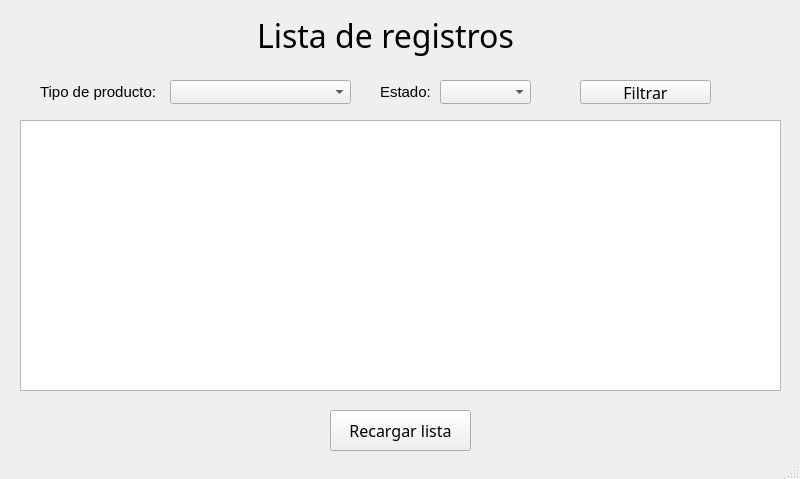
<?xml version="1.0" encoding="UTF-8"?>
<ui version="4.0">
 <class>GUI_List_All_Product_Registrations</class>
 <widget class="QMainWindow" name="GUI_List_All_Product_Registrations">
  <property name="geometry">
   <rect>
    <x>0</x>
    <y>0</y>
    <width>800</width>
    <height>479</height>
   </rect>
  </property>
  <property name="sizePolicy">
   <sizepolicy hsizetype="Fixed" vsizetype="Fixed">
    <horstretch>0</horstretch>
    <verstretch>0</verstretch>
   </sizepolicy>
  </property>
  <property name="windowTitle">
   <string>Lista de registros</string>
  </property>
  <widget class="QWidget" name="centralwidget">
   <widget class="QTableWidget" name="tableWidget">
    <property name="geometry">
     <rect>
      <x>20</x>
      <y>120</y>
      <width>761</width>
      <height>271</height>
     </rect>
    </property>
   </widget>
   <widget class="QLabel" name="label_title">
    <property name="geometry">
     <rect>
      <x>20</x>
      <y>10</y>
      <width>731</width>
      <height>51</height>
     </rect>
    </property>
    <property name="font">
     <font>
      <family>Lucida Handwriting</family>
      <pointsize>24</pointsize>
     </font>
    </property>
    <property name="contextMenuPolicy">
     <enum>Qt::NoContextMenu</enum>
    </property>
    <property name="layoutDirection">
     <enum>Qt::LeftToRight</enum>
    </property>
    <property name="text">
     <string>Lista de registros</string>
    </property>
    <property name="alignment">
     <set>Qt::AlignCenter</set>
    </property>
   </widget>
   <widget class="QPushButton" name="btn_refresh">
    <property name="geometry">
     <rect>
      <x>330</x>
      <y>410</y>
      <width>141</width>
      <height>41</height>
     </rect>
    </property>
    <property name="font">
     <font>
      <family>Lucida Calligraphy</family>
      <pointsize>12</pointsize>
     </font>
    </property>
    <property name="text">
     <string>Recargar lista</string>
    </property>
   </widget>
   <widget class="QComboBox" name="comboBox">
    <property name="geometry">
     <rect>
      <x>170</x>
      <y>80</y>
      <width>181</width>
      <height>24</height>
     </rect>
    </property>
   </widget>
   <widget class="QComboBox" name="comboBox_2">
    <property name="geometry">
     <rect>
      <x>440</x>
      <y>80</y>
      <width>91</width>
      <height>24</height>
     </rect>
    </property>
   </widget>
   <widget class="QLabel" name="label_product_type">
    <property name="geometry">
     <rect>
      <x>40</x>
      <y>80</y>
      <width>121</width>
      <height>24</height>
     </rect>
    </property>
    <property name="font">
     <font>
      <pointsize>11</pointsize>
     </font>
    </property>
    <property name="text">
     <string>Tipo de producto:</string>
    </property>
   </widget>
   <widget class="QLabel" name="label_2">
    <property name="geometry">
     <rect>
      <x>380</x>
      <y>80</y>
      <width>51</width>
      <height>24</height>
     </rect>
    </property>
    <property name="font">
     <font>
      <pointsize>11</pointsize>
     </font>
    </property>
    <property name="text">
     <string>Estado:</string>
    </property>
   </widget>
   <widget class="QPushButton" name="btn_filter">
    <property name="geometry">
     <rect>
      <x>580</x>
      <y>80</y>
      <width>131</width>
      <height>24</height>
     </rect>
    </property>
    <property name="font">
     <font>
      <family>Lucida Handwriting</family>
      <pointsize>12</pointsize>
     </font>
    </property>
    <property name="text">
     <string>Filtrar</string>
    </property>
   </widget>
  </widget>
  <widget class="QStatusBar" name="statusbar"/>
 </widget>
 <resources/>
 <connections/>
</ui>
